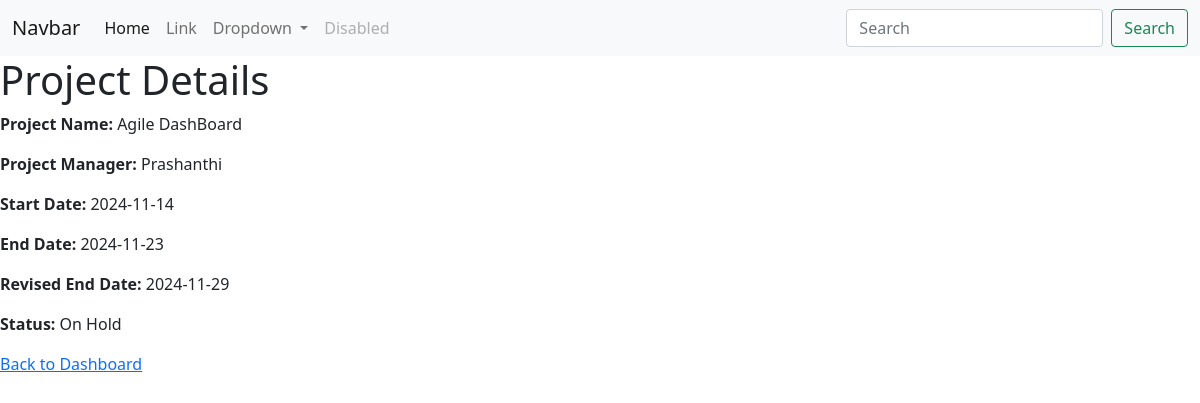
Screenshot of /view/1 with the database file from the repository.
### tables this page shows
CREATE TABLE projects (
                        id INTEGER PRIMARY KEY AUTOINCREMENT,
                        project_name TEXT NOT NULL,
                        project_manager TEXT NOT NULL,
                        start_date TEXT NOT NULL,
                        end_date TEXT NOT NULL,
                        revised_end_date TEXT,
                        status TEXT NOT NULL
                    );

### app.py (the view)
@app.route('/view/<int:project_id>')
def view_project(project_id):
    conn = get_db_connection()
    project = conn.execute('SELECT * FROM projects WHERE id = ?', (project_id,)).fetchone()
    conn.close()
    return render_template('view_project.html', project=project)  # Create a template to show project details

### app.py (called while the page is built)
def get_db_connection():
    conn = sqlite3.connect('projects.db')
    conn.row_factory = sqlite3.Row
    return conn

### templates/view_project.html
{% extends 'base.html' %}
{% block content %}
<h1>Project Details</h1>
<p><strong>Project Name:</strong> {{ project['project_name'] }}</p>
<p><strong>Project Manager:</strong> {{ project['project_manager'] }}</p>
<p><strong>Start Date:</strong> {{ project['start_date'] }}</p>
<p><strong>End Date:</strong> {{ project['end_date'] }}</p>
<p><strong>Revised End Date:</strong> {{ project['revised_end_date'] }}</p>
<p><strong>Status:</strong> {{ project['status'] }}</p>
<a href="{{ url_for('index') }}">Back to Dashboard</a>
{% endblock %}

### rows the page displays
projects: project_name "Agile DashBoard", project_manager "Prashanthi", start_date "2024-11-14", end_date "2024-11-23", revised_end_date "2024-11-29", status "On Hold"
